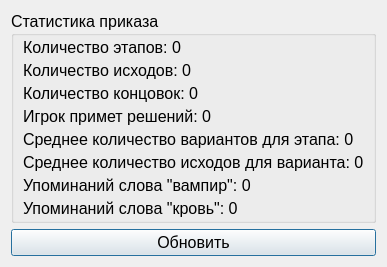
<?xml version="1.0" encoding="UTF-8"?>
<ui version="4.0">
 <class>CStatisticsPage</class>
 <widget class="QDialog" name="CStatisticsPage">
  <property name="geometry">
   <rect>
    <x>0</x>
    <y>0</y>
    <width>379</width>
    <height>263</height>
   </rect>
  </property>
  <property name="font">
   <font>
    <pointsize>12</pointsize>
   </font>
  </property>
  <property name="windowTitle">
   <string>Dialog</string>
  </property>
  <layout class="QGridLayout" name="gridLayout">
   <item row="0" column="0">
    <widget class="QGroupBox" name="groupBox_3">
     <property name="title">
      <string>Статистика приказа</string>
     </property>
     <layout class="QGridLayout" name="gridLayout_7">
      <property name="topMargin">
       <number>2</number>
      </property>
      <property name="bottomMargin">
       <number>2</number>
      </property>
      <property name="verticalSpacing">
       <number>4</number>
      </property>
      <item row="5" column="0">
       <widget class="QLabel" name="label_30">
        <property name="text">
         <string>Среднее количество вариантов для этапа: 0</string>
        </property>
       </widget>
      </item>
      <item row="4" column="0">
       <widget class="QLabel" name="label_29">
        <property name="text">
         <string>Игрок примет решений: 0</string>
        </property>
       </widget>
      </item>
      <item row="1" column="0">
       <widget class="QLabel" name="label_7">
        <property name="text">
         <string>Количество этапов: 0</string>
        </property>
       </widget>
      </item>
      <item row="3" column="0">
       <widget class="QLabel" name="label_27">
        <property name="text">
         <string>Количество концовок: 0</string>
        </property>
       </widget>
      </item>
      <item row="6" column="0">
       <widget class="QLabel" name="label_33">
        <property name="text">
         <string>Среднее количество исходов для варианта: 0</string>
        </property>
       </widget>
      </item>
      <item row="8" column="0">
       <widget class="QLabel" name="label_16">
        <property name="text">
         <string>Упоминаний слова &quot;кровь&quot;: 0</string>
        </property>
       </widget>
      </item>
      <item row="2" column="0">
       <widget class="QLabel" name="label_9">
        <property name="text">
         <string>Количество исходов: 0</string>
        </property>
       </widget>
      </item>
      <item row="7" column="0">
       <widget class="QLabel" name="label_8">
        <property name="text">
         <string>Упоминаний слова &quot;вампир&quot;: 0</string>
        </property>
       </widget>
      </item>
     </layout>
    </widget>
   </item>
   <item row="1" column="0">
    <widget class="QPushButton" name="pushButton_16">
     <property name="text">
      <string>Обновить</string>
     </property>
    </widget>
   </item>
  </layout>
 </widget>
 <resources/>
 <connections/>
</ui>
